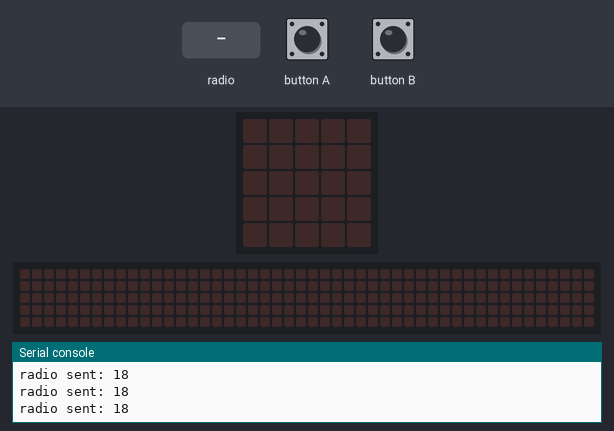
A program run on a simulated BBC micro:bit (MakeCode). Parts: the board's 5×5 LED display, a strip that is not on the board, showing the scrolling text unrolled, the last lines printed to the serial console. The test bench sets the inputs (shaded band). Random numbers come from a fixed seed; no radio messages arrive unless stated (any console line starting 'radio sent:' is added by the test bench); the 48×5 strip is a reading aid, not a part: it shows the text the display is scrolling, unrolled, one strip-width of it at a time.

Above: at 1.2 s.
1.3 s: radio message "10" arrives
At 2.1 s:
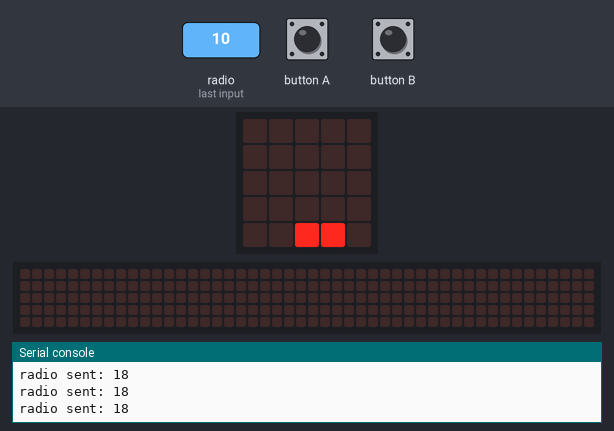
4.3 s: button A pressed for 0.15 s
At 5.0 s:
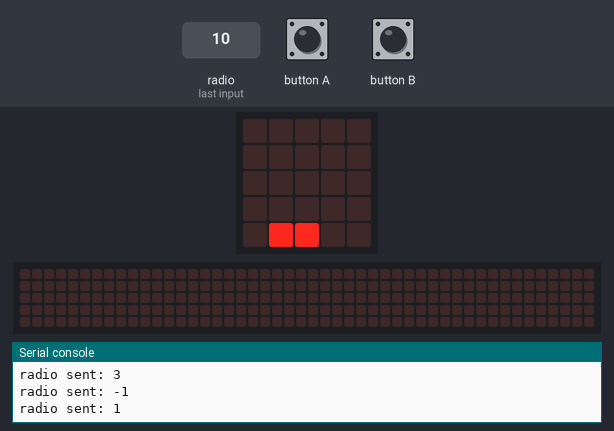
5.9 s: button A pressed for 0.15 s
At 7.2 s:
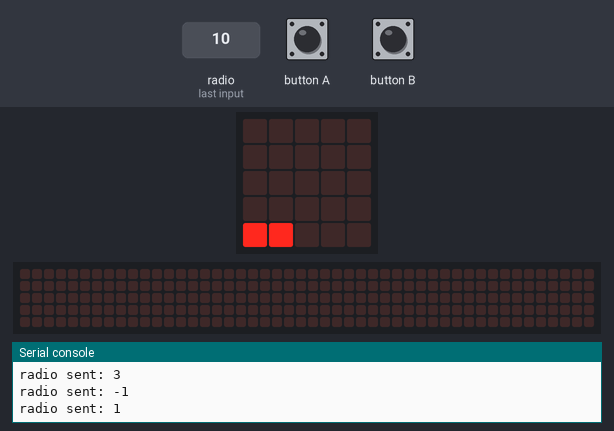
7.5 s: radio message "10" arrives
At 7.57 s:
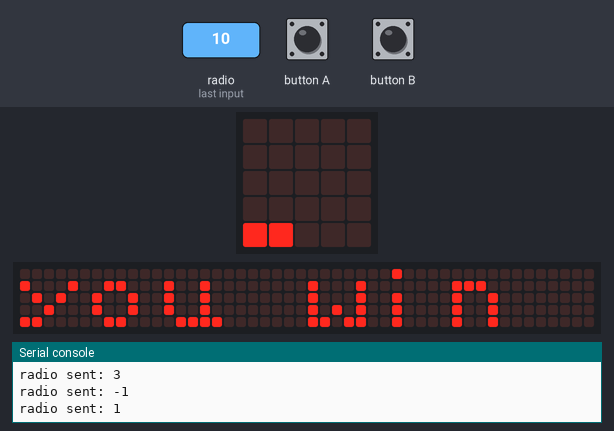
10.5 s: button B pressed for 0.15 s
At 10.72 s:
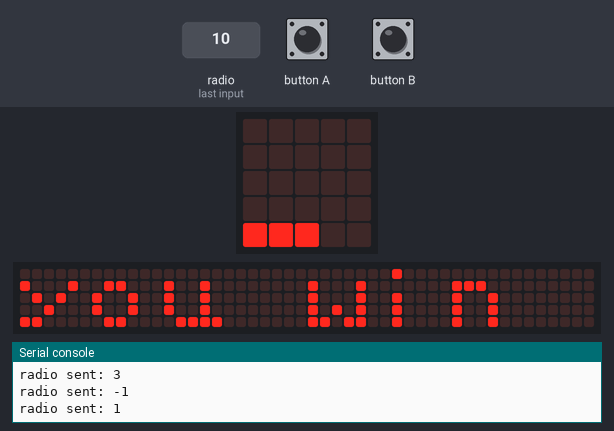
13.5 s: button B pressed for 0.15 s
At 13.72 s:
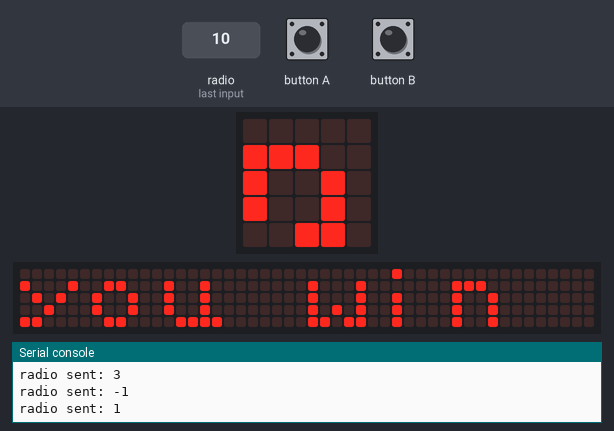
Timing chart, 0 to 16.5 s (numbered marks = the images above; inputs shaded):
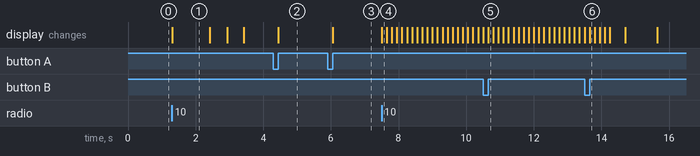

Measured:
- after the input at 1.3 s, the display: changes at once (image 1)
- after the input at 4.3 s, the display: changes after 0.15 s (image 2)
- after the input at 5.9 s, the display: changes after 0.15 s (image 3)
- after the input at 7.5 s, the display: changes at once (image 4)
- what the display in image 1 shows lasts 1.1 s, from 1.3 s to 2.4 s

The program:

main.ts
```typescript
enum RadioMessage {
    message1 = 49434
}
radio.onReceivedNumber(function (receivedNumber) {
    if (intro == 1) {
        recibido = receivedNumber
        if (message == 1) {
            radio.sendNumber(enviado)
            message = 2
        }
    } else {
        if (OrgRec == 1) {
            ballx = receivedNumber
        }
        if (OrgRec == 2) {
            Bally = -1
        }
        if (OrgRec == 3) {
            balldx = receivedNumber
            balldy = 1
        }
        OrgRec = OrgRec + 1
        if (OrgRec == 4) {
            OrgRec = 1
            activo = 1
        }
        if (receivedNumber == 10) {
            basic.showString("you win")
            basic.pause(950)
            basic.showIcon(IconNames.Happy)
        }
    }
})
input.onButtonPressed(Button.A, function () {
    if (barposition > 0) {
        led.unplot(barposition, 4)
        led.unplot(barposition + 1, 4)
        barposition += -1
        led.plot(barposition, 4)
        led.plot(barposition + 1, 4)
    }
})
input.onButtonPressed(Button.B, function () {
    if (barposition < 3) {
        led.unplot(barposition, 4)
        barposition += 1
        led.plot(barposition, 4)
        led.plot(barposition + 1, 4)
    }
})
let activo = 0
let message = 0
let OrgRec = 0
let intro = 0
let balldy = 0
let balldx = 0
let Bally = 0
let ballx = 0
let barposition = 0
let recibido = 0
let enviado = 0
enviado = randint(1, 100)
recibido = 0
barposition = 2
ballx = 3
Bally = 2
balldx = -1
balldy = -1
let tiempo = 500
recibido = 0
intro = 1
OrgRec = 1
message = 1
radio.setGroup(1)
// codigo de la barra
basic.forever(function () {
    if (intro == 1) {
        while (recibido == 0) {
            radio.sendNumber(enviado)
            basic.pause(100)
        }
        led.plot(barposition, 4)
        led.plot(barposition + 1, 4)
        basic.pause(1000)
        if (enviado > recibido) {
            activo = 1
            basic.pause(100)
        } else {
            activo = 0
        }
        intro = 0
    }
    if (activo == 1) {
        led.plot(ballx + balldx, Bally + balldy)
        led.unplot(ballx, Bally)
        basic.pause(tiempo)
        tiempo = tiempo - 5
        ballx = ballx + balldx
        Bally = Bally + balldy
        if (ballx == 4) {
            balldx = balldx * -1
        }
        if (ballx == 0) {
            balldx = balldx * -1
        }
        if (Bally == 0 && balldy == -1) {
            led.unplot(ballx, Bally)
            activo = 0
            radio.sendNumber(Math.abs(ballx - 4))
            basic.pause(50)
            radio.sendNumber(-1)
            basic.pause(50)
            radio.sendNumber(balldx * -1)
        }
        if (Bally == 3 && (ballx == barposition || ballx == barposition + 1)) {
            balldy = balldy * -1
        }
        if (Bally == 4) {
            radio.sendNumber(10)
            basic.showString("YOU LOST")
            basic.showIcon(IconNames.Sad)
        }
    }
})
```

test.ts
```typescript
// aquí va el archivo "tests"; esto no se compilará cuando este paquete se utilice como una extensión.
```
